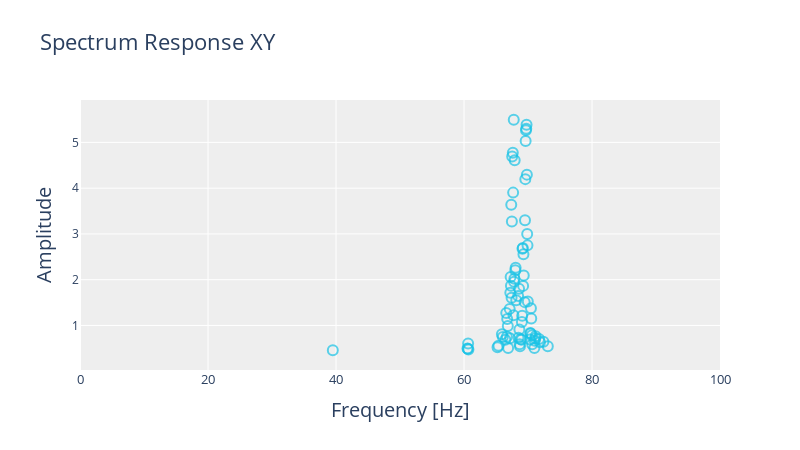

The cell this chart's notebook holds for it:
### Code cell
create_spectrum_plot(df2.iloc[6]["fft"], w_=800,
                     save=False, show=True, ymax=False)
